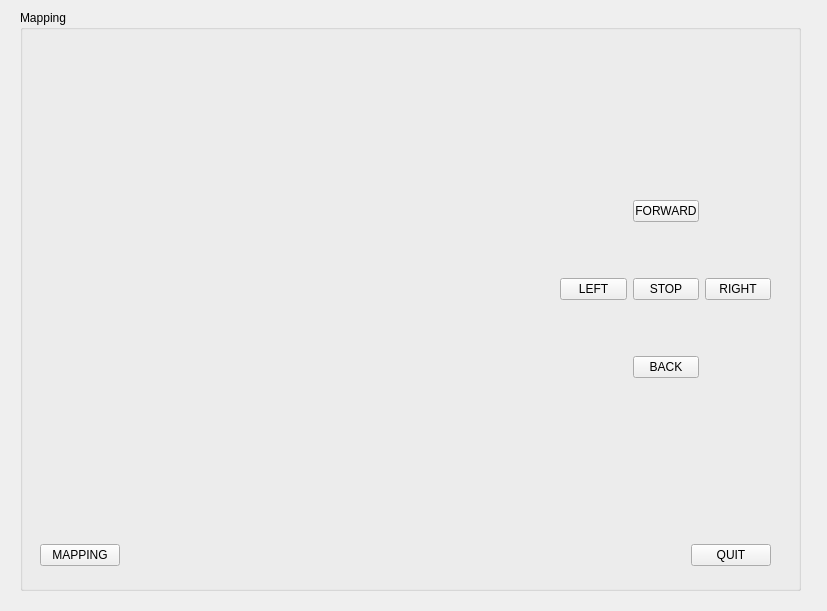
<?xml version="1.0" encoding="UTF-8"?>
<ui version="4.0">
 <class>MAPP</class>
 <widget class="QWidget" name="MAPP">
  <property name="geometry">
   <rect>
    <x>0</x>
    <y>0</y>
    <width>827</width>
    <height>611</height>
   </rect>
  </property>
  <property name="windowTitle">
   <string>Form</string>
  </property>
  <widget class="QGroupBox" name="groupBox">
   <property name="geometry">
    <rect>
     <x>20</x>
     <y>10</y>
     <width>781</width>
     <height>581</height>
    </rect>
   </property>
   <property name="title">
    <string>Mapping</string>
   </property>
   <widget class="QWidget" name="">
    <property name="geometry">
     <rect>
      <x>20</x>
      <y>520</y>
      <width>731</width>
      <height>51</height>
     </rect>
    </property>
    <layout class="QHBoxLayout" name="horizontalLayout">
     <item>
      <widget class="QPushButton" name="map_button">
       <property name="text">
        <string>MAPPING</string>
       </property>
      </widget>
     </item>
     <item>
      <spacer name="horizontalSpacer">
       <property name="orientation">
        <enum>Qt::Horizontal</enum>
       </property>
       <property name="sizeHint" stdset="0">
        <size>
         <width>40</width>
         <height>20</height>
        </size>
       </property>
      </spacer>
     </item>
     <item>
      <widget class="QPushButton" name="quit_button">
       <property name="text">
        <string>QUIT</string>
       </property>
      </widget>
     </item>
    </layout>
   </widget>
   <widget class="QWidget" name="">
    <property name="geometry">
     <rect>
      <x>20</x>
      <y>40</y>
      <width>491</width>
      <height>467</height>
     </rect>
    </property>
    <layout class="QVBoxLayout" name="verticalLayout_5">
     <property name="sizeConstraint">
      <enum>QLayout::SetMaximumSize</enum>
     </property>
    </layout>
   </widget>
   <widget class="QWidget" name="">
    <property name="geometry">
     <rect>
      <x>540</x>
      <y>140</y>
      <width>211</width>
      <height>281</height>
     </rect>
    </property>
    <layout class="QGridLayout" name="gridLayout_3" rowstretch="0,0,0" columnstretch="0,0,0">
     <item row="2" column="1">
      <widget class="QPushButton" name="back_button">
       <property name="text">
        <string>BACK</string>
       </property>
      </widget>
     </item>
     <item row="1" column="1">
      <widget class="QPushButton" name="stop_button">
       <property name="text">
        <string>STOP</string>
       </property>
      </widget>
     </item>
     <item row="0" column="1">
      <widget class="QPushButton" name="forward_button">
       <property name="text">
        <string>FORWARD</string>
       </property>
      </widget>
     </item>
     <item row="1" column="0">
      <widget class="QPushButton" name="left_button">
       <property name="text">
        <string>LEFT</string>
       </property>
      </widget>
     </item>
     <item row="1" column="2">
      <widget class="QPushButton" name="right_button">
       <property name="text">
        <string>RIGHT</string>
       </property>
      </widget>
     </item>
    </layout>
   </widget>
   <zorder>horizontalSpacer</zorder>
   <zorder></zorder>
   <zorder></zorder>
   <zorder></zorder>
  </widget>
  <zorder>groupBox</zorder>
  <zorder></zorder>
  <zorder>horizontalSpacer</zorder>
 </widget>
 <resources/>
 <connections/>
</ui>
